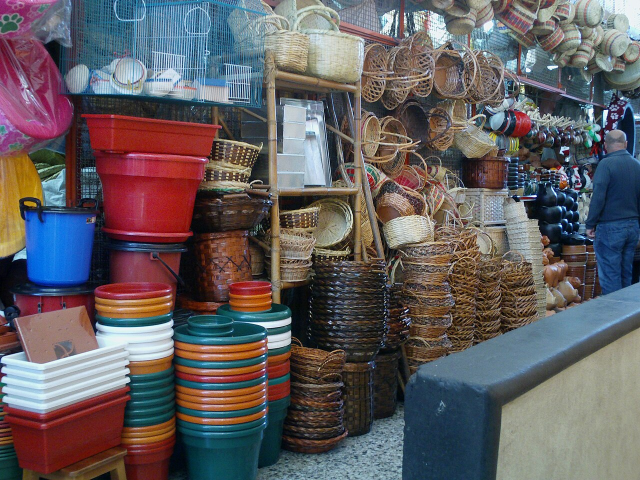
#> input picture reel/celebracion/assets/stock_canastos_plaza_restrepo.jpg, 1280 x 960 px (shown at 1/2 size)
$ python -i build_celebracion_invima.py   (imports and definitions only)
#> lines starting #> are read from the running program, lines starting #| are printed output that depends on the picture
#!/usr/bin/env python3
"""Reel CELEBRACIÓN "¡Un gran paso!": registro sanitario INVIMA de Baruj Shefa (1080x1920).

Une material propio + fotos de stock libres (Wikimedia Commons) + logos de
Baruj Shefa, Mercados Campesinos, Secretaría de Desarrollo Económico / Bogotá y sello INVIMA.

Uso: python3 build_celebracion.py <medios> <fuentes> <musica.wav> <final.mp4> <carpeta_fotogramas>
"""
import math, os, subprocess, sys
import numpy as np
from PIL import Image, ImageDraw, ImageFilter, ImageFont, ImageOps

# [1 line that did not run here, left out]
# [1 line not run here, left out]
W, H, FPS, BPM = 1080, 1920, 30, 120
BEAT = 60 / BPM
ASSETS = os.path.join(os.path.dirname(os.path.abspath(__file__)), "celebracion", "assets")

def m(p): return next(os.path.join(MEDIA, f) for f in os.listdir(MEDIA) if f.startswith(p))
# [5 lines that did not run here, left out]
# [1 line that did not run here, left out]

# [1 line that did not run here, left out]
# [1 line that did not run here, left out]
# [1 line that did not run here, left out]
# [1 line that did not run here, left out]
# [1 line that did not run here, left out]

GRN, GRN2 = (29, 107, 58), (40, 130, 72)
ORA, PNK, YEL = (244, 123, 32), (230, 0, 126), (255, 205, 60)
CHOC, TERRA, GOLD = (74, 36, 14), (196, 86, 44), (222, 168, 66)
CRM, CRM2, WHT = (250, 241, 224), (240, 226, 200), (255, 255, 255)

def clamp(x, a=0., b=1.): return max(a, min(b, x))
def eo(x): x = clamp(x); return 1 - (1 - x) ** 3
def eio(x): x = clamp(x); return 3 * x * x - 2 * x ** 3
def back(x, s=2.0): x = clamp(x) - 1; return 1 + (s + 1) * x ** 3 + s * x ** 2
def elastic(x):
    x = clamp(x)
    return x if x in (0, 1) else 2 ** (-10 * x) * math.sin((x * 10 - .75) * (2 * math.pi / 3)) + 1
def pulse(t): return math.exp(-((t / BEAT) % 1) * 7)
def b(n): return n * BEAT

# [4 lines left out: function warm, not called in this run]
# [1 line not run here, left out]
# [4 lines left out: function view, not called in this run]

class Vid:
    def __init__(self, path, ss, speed, w=1188, h=2112):
        self.a = (path, ss, speed, w, h); self.p = None; self.last = None
    # [9 lines left out: function frame, not called in this run]

# ---------- texto ----------
_c = {}
# [48 lines left out: functions txt, put, enter, pill, not called in this run]

# ---------- logos ----------
def round_logo(size, ring=YEL, rw=12):
    lg = Image.open(LOGO).convert("RGBA").resize((size - 2 * rw, size - 2 * rw), Image.LANCZOS)
    mk = Image.new("L", lg.size, 0); ImageDraw.Draw(mk).ellipse((3, 3, lg.width - 3, lg.height - 3), fill=255)
    out = Image.new("RGBA", (size, size), (0, 0, 0, 0)); ImageDraw.Draw(out).ellipse((0, 0, size - 1, size - 1), fill=ring)
    out.paste(lg, (rw, rw), mk); return out
# [1 line that did not run here, left out]
def fit_h(im, h): return im.resize((int(im.width * h / im.height), h), Image.LANCZOS)
# [1 line not run here, left out]
# [1 line that did not run here, left out]
# [2 lines not run here, left out]
def rounded_img(img, r):
    img = img.convert("RGBA"); mk = Image.new("L", img.size, 0)
    ImageDraw.Draw(mk).rounded_rectangle((0, 0, img.width - 1, img.height - 1), r, fill=255); img.putalpha(mk); return img
# [1 line that did not run here, left out]

def invima_seal(s=300):
    img = Image.new("RGBA", (s, s), (0, 0, 0, 0)); d = ImageDraw.Draw(img)
    pts = [(s / 2 + (s / 2 - 3) * (1 if i % 2 == 0 else .92) * math.cos(math.pi * i / 20),
            s / 2 + (s / 2 - 3) * (1 if i % 2 == 0 else .92) * math.sin(math.pi * i / 20)) for i in range(40)]
    d.polygon(pts, fill=(24, 90, 60)); d.ellipse((26, 26, s - 26, s - 26), outline=GOLD, width=5)
    put(img, txt("REGISTRO\nSANITARIO", F_RND6, int(s * .09), WHT, lh=.95), s / 2, s / 2 - s * .17)
    put(img, txt("INVIMA", F_PF, int(s * .2), GOLD), s / 2, s / 2 + s * .06)
    put(img, txt("COLOMBIA", F_RND6, int(s * .075), WHT), s / 2, s / 2 + s * .27)
    return img
# [1 line that did not run here, left out]
#> in invima_seal, `img = Image.new('RGBA', (s, s), (0, 0, 0, 0))`: img: PIL image 340x340 RGBA; every value is 0

# ---------- efectos ----------
rng = np.random.default_rng(9)
PAL = [YEL, ORA, PNK, WHT, (120, 200, 90), (90, 170, 230)]
def make_conf(n, burst=True):
    out = []
    for _ in range(n):
        a = rng.uniform(0, 2 * math.pi); v = rng.uniform(500, 1500)
        out.append(dict(x=540, y=760, vx=math.cos(a) * v if burst else rng.uniform(-40, 40),
                        vy=math.sin(a) * v - 500 if burst else rng.uniform(250, 520),
                        x0=rng.uniform(0, W), y0=rng.uniform(-1200, -30), r=rng.uniform(0, 360),
                        vr=rng.uniform(-400, 400), c=PAL[rng.integers(len(PAL))], s=rng.uniform(12, 24),
                        shape=rng.integers(3)))
    return out
BURST, RAIN = make_conf(140), make_conf(120, False)
# [14 lines left out: function confetti, not called in this run]

def rays_bg(c1, c2, n=20):
    big = Image.new("RGB", (2600, 2600), c1); d = ImageDraw.Draw(big)
    for i in range(n):
        a0 = 2 * math.pi * i / n; a1 = a0 + math.pi / n
        d.polygon([(1300, 1300), (1300 + 2000 * math.cos(a0), 1300 + 2000 * math.sin(a0)),
                   (1300 + 2000 * math.cos(a1), 1300 + 2000 * math.sin(a1))], fill=c2)
    return big
RAYS_T, RAYS_G = rays_bg(TERRA, (214, 104, 56)), rays_bg(GRN, GRN2)
#> call 2 of rays_bg, with c1 = (29, 107, 58), c2 = (40, 130, 72), n = 20
#> in rays_bg (call 2), `big = Image.new('RGB', (2600, 2600), c1)`:
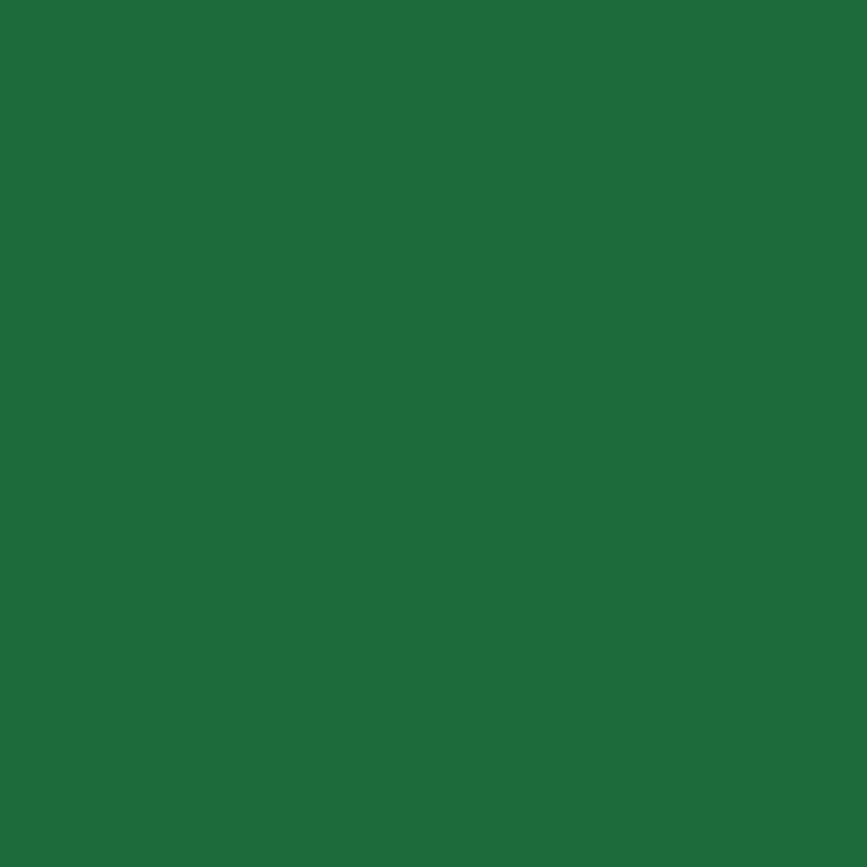
#> big: PIL image 2600x2600 RGB (shown at 1/3 size); mean R, G, B 29, 107, 58
#> the loop in rays_bg (call 2), `for i in range(n):` made 20 passes
#> (a0, a1) on passes 1 to 12: (0, 0.157), (0.314, 0.471), (0.628, 0.785), (0.942, 1.1), (1.26, 1.41), (1.57, 1.73), (1.88, 2.04), (2.2, 2.36), (2.51, 2.67), (2.83, 2.98), (3.14, 3.3), (3.46, 3.61)
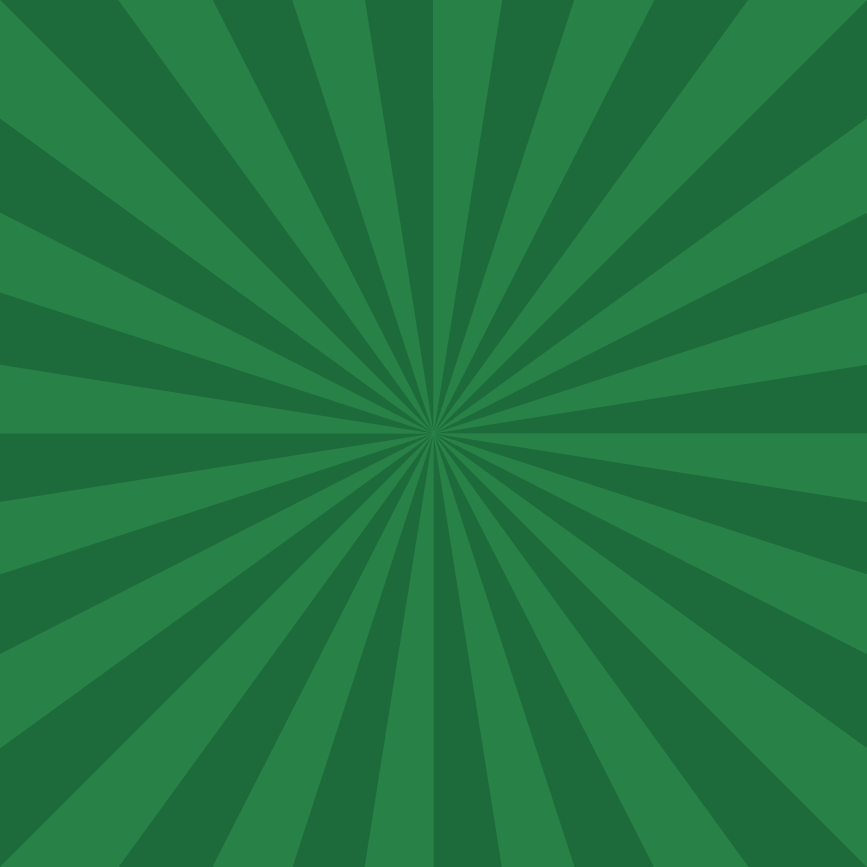
#> RAYS_G: PIL image 2600x2600 RGB (shown at 1/3 size); mean R, G, B 34.5, 118.6, 65
def rays(big, t, sp=8, cy=760):
    r = big.rotate(t * sp, Image.BILINEAR); oy = 1300 - cy
    return r.crop((760, oy, 1840, oy + H)).convert("RGBA")

def waves_bg():
    bg = Image.new("RGB", (W, H), GRN); d = ImageDraw.Draw(bg)
    for y in range(-80, H + 120, 120):
        d.line([(x, y + 26 * math.sin(x / 70)) for x in range(0, W + 10, 10)], fill=GRN2, width=34)
    return bg.convert("RGBA")
WAVES = waves_bg()
#> in waves_bg, `return bg.convert("RGBA")`:
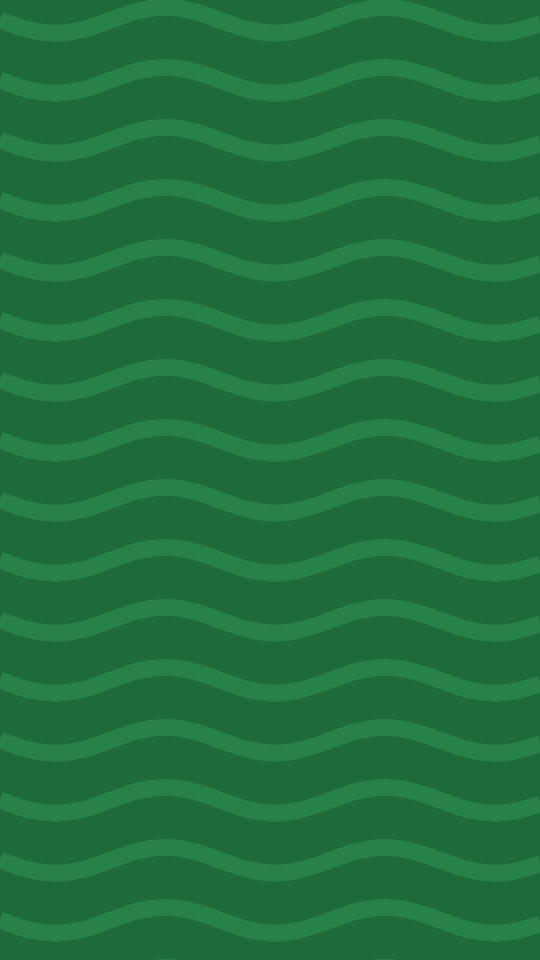
#> returned value: PIL image 1080x1920 RGBA (shown at 1/2 size); mean R, G, B, A 32.1, 113.6, 62, 255

def grad(top=0, bot=0, color=(20, 10, 2)):
    y = np.arange(H)[:, None].astype(float); a = np.zeros((H, 1))
    if bot: a = np.maximum(a, np.clip((y - (H - bot)) / bot, 0, 1) ** 1.1 * 240)
    if top: a = np.maximum(a, np.clip(1 - y / top, 0, 1) ** 1.1 * 220)
    g = np.zeros((H, W, 4), np.uint8); g[..., :3] = color; g[..., 3] = np.repeat(a, W, 1).astype(np.uint8)
    return Image.fromarray(g)
G_BOT, G_TOP = grad(bot=900), grad(top=700)
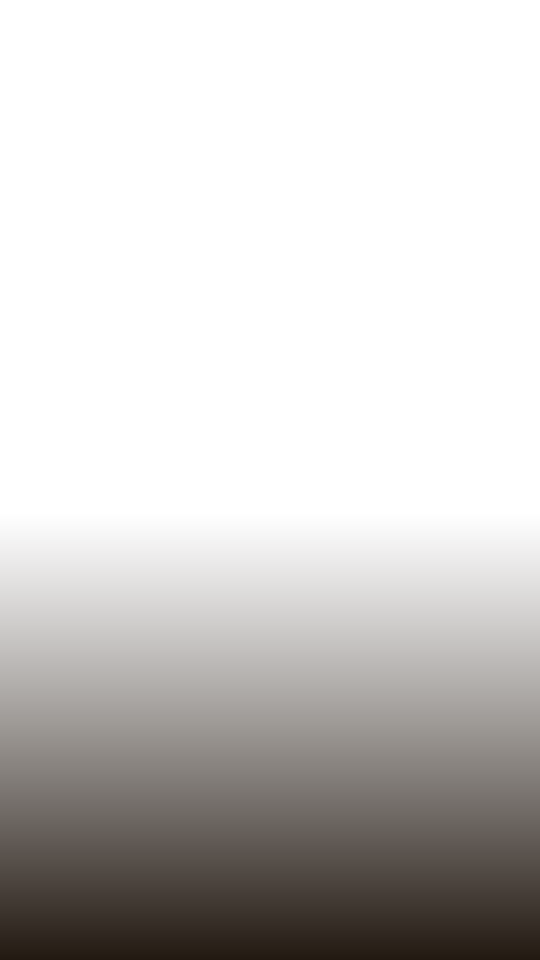
#> G_BOT: PIL image 1080x1920 RGBA (shown at 1/2 size); mean R, G, B, A 20, 10, 2, 53.3; transparent parts drawn white
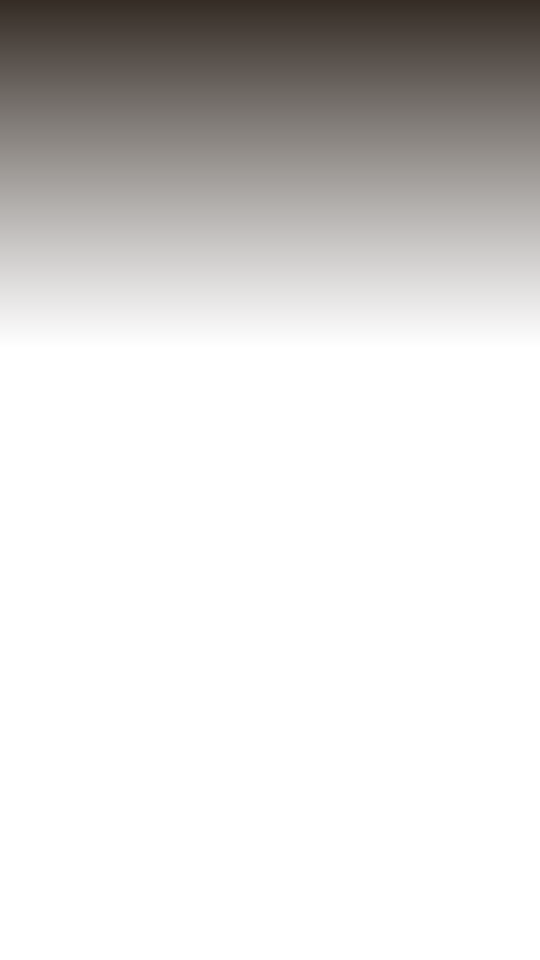
#> G_TOP: PIL image 1080x1920 RGBA (shown at 1/2 size); mean R, G, B, A 20, 10, 2, 38.1; transparent parts drawn white

# [8 lines left out: function polaroid, not called in this run]

def poster(img, w=470):
    p = img.resize((w, int(img.height * w / img.width)), Image.LANCZOS).convert("RGBA")
    out = Image.new("RGBA", (w + 40, p.height + 40), (0, 0, 0, 0))
    sh = Image.new("RGBA", out.size, (0, 0, 0, 0)); ImageDraw.Draw(sh).rectangle((14, 20, w + 34, p.height + 34), fill=(0, 0, 0, 130))
    out.alpha_composite(sh.filter(ImageFilter.GaussianBlur(12))); out.alpha_composite(p, (10, 10)); return out

# ---------- escenas ----------
# [8 lines left out: function sc_open, not called in this run]

# [1 line that did not run here, left out]
# [1 line that did not run here, left out]
# [23 lines left out: functions sc_story, sc_mercados, not called in this run]

# [1 line that did not run here, left out]
# [24 lines left out: functions sc_apoyo, sc_calidad, not called in this run]

MONT = [("spoon", "TRADICIÓN", ORA), ("almo", "SABOR", PNK), ("torta", "CALIDAD", GRN), ("OVEN", "¡AMOR!", TERRA)]
OVEN = {}
# [14 lines left out: function sc_montaje, not called in this run]

def logos_strip():
    s = Image.new("RGBA", (W, 400), (0, 0, 0, 0)); d = ImageDraw.Draw(s)
    d.rounded_rectangle((30, 0, W - 30, 390), 50, fill=WHT)
    t = txt("Calidad respaldada · Juntos seguimos creciendo", F_RND6, 34, CHOC); s.alpha_composite(t, ((W - t.width) // 2, 6))
    mc = pill(fit_h(MC, 92), GRN, (24, 14), 26)
    row = [SEAL_SM, mc, BOG]; gap = 34; tot = sum(r.width for r in row) + gap * 2; x = (W - tot) // 2
    for r in row: s.alpha_composite(r, (x, 175 - r.height // 2)); x += r.width + gap
    s.alpha_composite(SDE, ((W - SDE.width) // 2, 285)); return s
# [1 line that did not run here, left out]
#> in logos_strip, `s = Image.new('RGBA', (W, 400), (0, 0, 0, 0))`: s: PIL image 1080x400 RGBA; every value is 0
# [13 lines left out: function sc_final, not called in this run]

# [1 line that did not run here, left out]
#> in invima_seal (call 2), `img = Image.new('RGBA', (s, s), (0, 0, 0, 0))`: img: PIL image 520x520 RGBA; every value is 0
# [15 lines left out: function sc_invima, not called in this run]

PLANTA = [("oven_prod", 1.1, 1.2, .5, .5), ("kitchen", 1.18, 1.05, .58, .4)]
CHIPS = ["Planta con aval INVIMA", "Procesos de higiene y calidad", "La receta de la abuela, intacta"]
def chip(text):
    r = Image.new("RGBA", (900, 112), (0, 0, 0, 0)); d = ImageDraw.Draw(r)
    d.rounded_rectangle((6, 10, 896, 110), 50, fill=(0, 0, 0, 90)); d.rounded_rectangle((0, 0, 890, 100), 50, fill=CRM)
    d.ellipse((16, 14, 88, 86), fill=(37, 150, 90)); d.line([(34, 50), (48, 64), (72, 36)], fill=WHT, width=9, joint="curve")
    tx = txt(text, F_RND, 42, CHOC); r.alpha_composite(tx, (98, (100 - tx.height) // 2)); return r
# [1 line that did not run here, left out]
#> in chip, `r = Image.new('RGBA', (900, 112), (0, 0, 0, 0))`: r: PIL image 900x112 RGBA; every value is 0
# [1 line that did not run here, left out]
#> in invima_seal (call 3), `img = Image.new('RGBA', (s, s), (0, 0, 0, 0))`: img: PIL image 210x210 RGBA; every value is 0
# [12 lines left out: function sc_planta, not called in this run]

PRODS = [("torta", "Torta de Cuajada", "INVIMA RSA-6500-2026", .55), ("almo", "Almojábanas del Campo", "INVIMA RSA-6561-2026", .45)]
# [15 lines left out: function sc_productos, not called in this run]

APOYO_CARD = None
# [22 lines left out: functions sc_crecer, iris, not called in this run]
def push(prev, cur, k, d=1):
    e = eio(k); out = Image.new("RGB", (W, H))
    out.paste(prev, (int(-d * e * W), 0)); out.paste(cur, (int(d * (W - e * W)), 0)); return out
# [10 lines left out: function stripes, not called in this run]

SCENES = [(8, sc_open, None), (8, sc_story, "iris"), (12, sc_invima, "stripes"), (10, sc_planta, "push"),
          (10, sc_productos, "iris"), (10, sc_crecer, "push"), (16, sc_final, "stripes")]
starts, acc = [], 0
# [1 line not run here, left out]
DUR = b(acc); TR = .5

# [4 lines that did not run here, left out]
prev, cur, last = None, 0, None
N = int(DUR * FPS)
# [15 lines not run here, left out]

>>> from PIL import Image
>>> picture = Image.open('celebracion/assets/stock_canastos_plaza_restrepo.jpg')
#> picture is the input picture: PIL image 1280x960 RGB; mean R, G, B 98.6, 93.3, 96.2
>>> result = poster(picture)
#> in poster, `out = Image.new("RGBA", (w + 40, p.height + 40), (0, 0, 0, 0))`: out: PIL image 510x392 RGBA; every value is 0
#> in poster, `ImageDraw.Draw(sh).rectangle((14, 20, w + 34, p.height + 34), fill=(0,`:
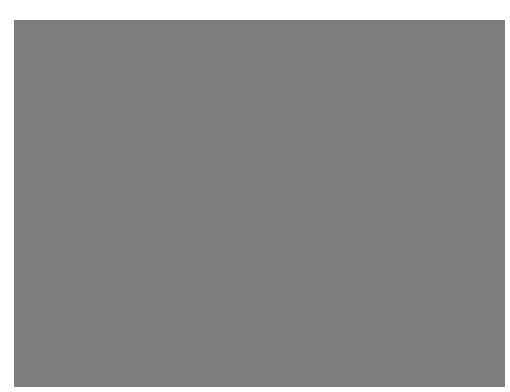
#> sh: PIL image 510x392 RGBA; mean R, G, B, A 0, 0, 0, 117.2; transparent parts drawn white
#> in poster, `out.alpha_composite(p, (10, 10))`:
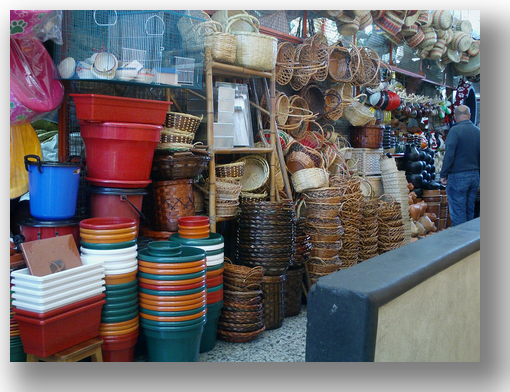
#> out: PIL image 510x392 RGBA; mean R, G, B, A 81.6, 77.2, 79.6, 224.6; transparent parts drawn white
